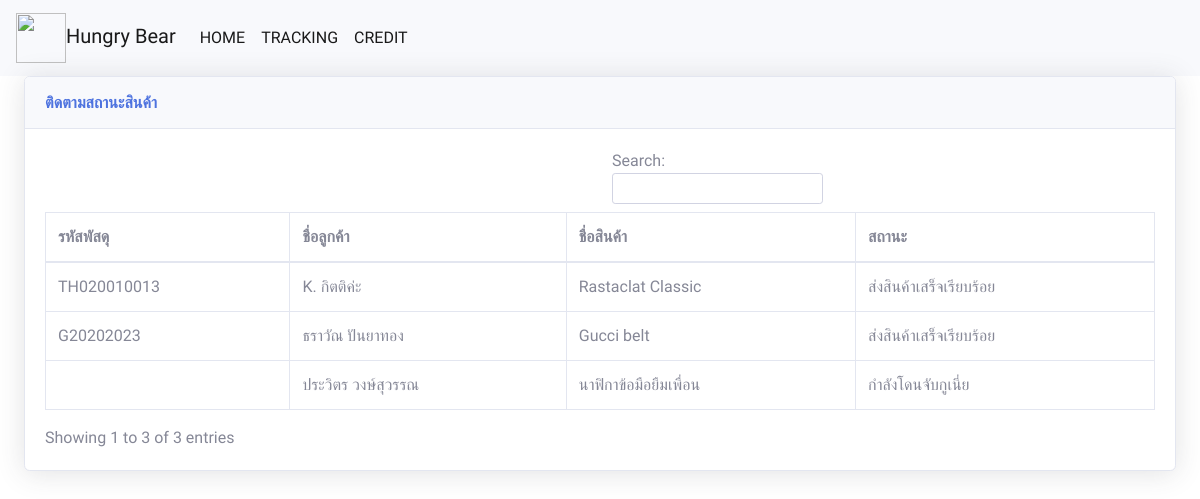
The page /tableforcus.php on the database as committed earlier.
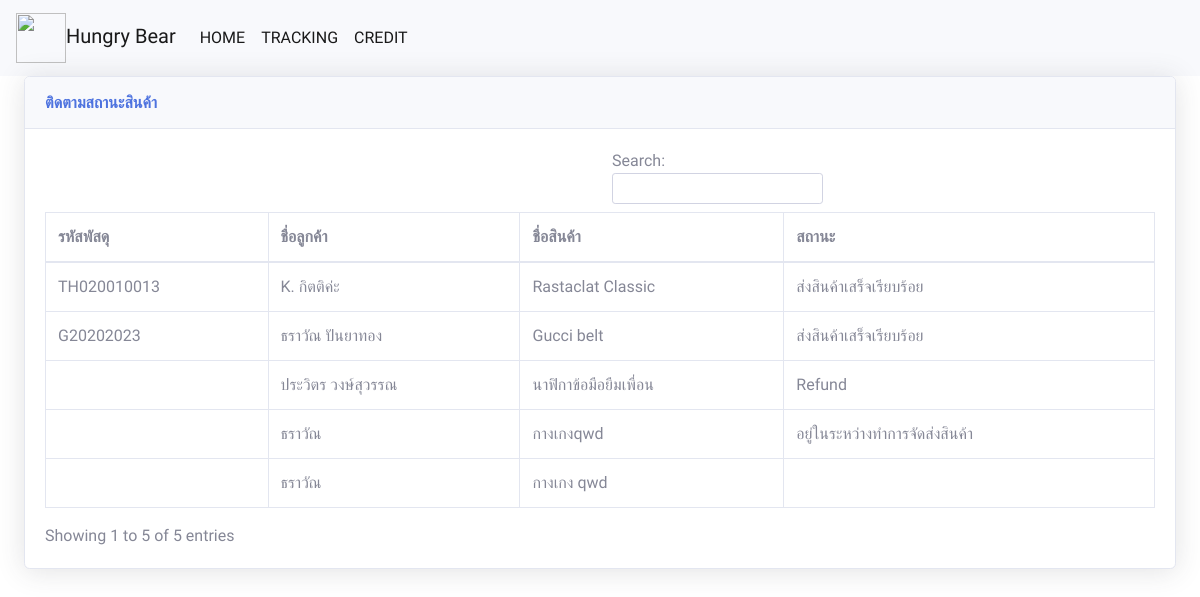
The same page on the database as committed later.
### tables this page shows
CREATE TABLE `orderfence` (
  `orderid` varchar(4) NOT NULL,
  `orderstatus` varchar(50) NOT NULL,
  `ordernamecus` varchar(100) NOT NULL,
  `ordercontact` varchar(100) NOT NULL,
  `orderaddress` varchar(1000) NOT NULL,
  `typepd` varchar(50) NOT NULL,
  `ordernameproduct` varchar(300) NOT NULL,
  `orderpieceproduct` varchar(5) NOT NULL,
  `orderdetailproduct` varchar(1000) NOT NULL,
  `orderservicecharge` varchar(255) NOT NULL,
  `ordertotalprice` varchar(255) NOT NULL,
  `orderdatebuy` date NOT NULL,
  `trackingnumber` varchar(50) NOT NULL
);

### tableforcus.php (the view, shortened to what this page needs)
<!DOCTYPE html>
<html lang="en">
<head>
    <link href="vendor/fontawesome-free/css/all.min.css" rel="stylesheet" type="text/css">
    <link href="css/sb-admin-2.min.css" rel="stylesheet">
</head>
<body>
<nav class="navbar navbar-expand-lg navbar-light bg-light">
    <a class="navbar-brand" href="requestfromcus.php">
        <img style="width: 50px;height: 50px;" src="photo/bearicon.png">Hungry Bear</a>
    <div class="collapse navbar-collapse" id="navbarSupportedContent">
        <ul class="navbar-nav mr-auto">
            <li class="nav-item active">
                <a class="nav-link" href="requestfromcus.php">HOME<span class="sr-only">(current)</span></a>
            </li>
            <li class="nav-item active">
                <a class="nav-link" href="tableforcus.php">TRACKING<span class="sr-only">(current)</span></a>
            </li>
            <li class="nav-item active">
                <a class="nav-link" href="credit.php">CREDIT<span class="sr-only">(current)</span></a>
            </li>
        </ul>
    </div>
</nav>
<div class="container-fluid ">
    <div class="card shadow mb-5">
        <div class="card-header py-3">
            <h6 class="m-0 font-weight-bold text-primary">ติดตามสถานะสินค้า</h6>
        </div>
        <div class="card-body">
            <div class="">
                <table class="table table-bordered" id="dataforcus" width="100%" >
                    <thead>
                    <tr>
                        <th>รหัสพัสดุ</th>
                        <th>ชื่อลูกค้า</th>
                        <th>ชื่อสินค้า</th>
                        <th>สถานะ</th>
                    </tr>
                    </thead>
                    <tbody>
                    <?php
                    include('connect.php');
                    $query = "SELECT * FROM orderfence ORDER BY orderid" or die("Error:" . mysqli_error());
                    $result = mysqli_query($conn, $query);
                    while($row = mysqli_fetch_array($result)) {
                        echo "<tr>";
                        echo "<td>" . $row["trackingnumber"]. "</td>";
                        echo "<td>" . $row["ordernamecus"]. "</td>";
                        echo "<td>" . $row["ordernameproduct"]. "</td>";
                        echo "<td>" . $row["orderstatus"]. "</td>";
                        echo "</tr>";
                    }
                    ?>
                    </tbody>
                </table>
            </div>
        </div>
    </div>
</div>
</body>
</html>

Rows that differ between the two databases and show on the page:
changed orderfence "ประวิตร วงษ์สุวรรณ": orderstatus "กำลังโดนจับกูเนี่ย" → "Refund"
added orderfence: ordernamecus "ธราวัณ", ordernameproduct "กางเกงqwd", orderstatus "อยู่ในระหว่างทำการจัดส่งสินค้า"
added orderfence: ordernamecus "ธราวัณ", ordernameproduct "กางเกง qwd"
Other text that changed with them:
text written by a page script: "Search: Showing 1 to 3 of 3 entries" → "Search: Showing 1 to 5 of 5 entries"
